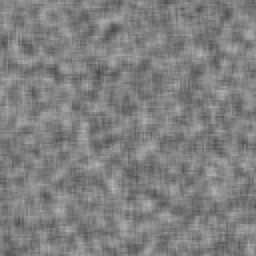
%> input picture week3/synth1.pgm, 128 x 128 px (shown 2 times larger); the run also reads 2 pictures not shown here
$ octave lucas_demo.m   (GNU Octave 9; MATLAB toolbox functions it lacks are replaced by stand-ins)
%> lines starting %> are read from the running program, lines starting %| are printed output that depends on the picture
### week3/lucas_kanade.m
function [ Vx, Vy, plot ] = lucas_kanade( im_1, im_2, pChoice )
%LUCAS_KANADE The Lucas-Kanade method for Optical Flow estimation.
% im_1: input image of the previous frame.
% im_2: input image of the current frame.
% pChoice: choose whether to show the output plot ('T'/'F').


if length(size(im_1)) == 3 % convert rgb images to greyscale images if necessary.
    image_1 = im2double(rgb2gray(im_1));
    image_2 = im2double(rgb2gray(im_2));
else
    image_1 = im2double(im_1); % convert to double if necessary.
    image_2 = im2double(im_2);
end

[h_1, w_1] = size(image_1);

[Ix, Iy] = imgradientxy(image_1); % compute the partial derivative of image_1 in the x- and y-direction.
It = image_2 - image_1;  % compute the partial derivative between image_2 and image_1 w.r.t. time.

winSize = 15;
side = floor(winSize/2); % number of pixels at each side of the center pixel.
center = ceil(winSize/2); % starting center pixel.

Vx = zeros(floor(h_1/winSize), floor(w_1/winSize)); % initialize size of Vx.
Vy = zeros(size(Vx)); % initialize size of Vy.

for i=center:winSize:h_1-side
    for j=center:winSize:w_1-side
        tmp_Ix = Ix(i-side:i+side, j-side:j+side); % copy all partial derivative in x-direction in the current region.
        tmp_Ix = reshape(tmp_Ix, [], 1); % reshape the matrix to a vector.
        tmp_Iy = Iy(i-side:i+side, j-side:j+side); % copy all partial derivative in y-direction in the current region.
        tmp_Iy = reshape(tmp_Iy, [], 1); % reshape the matrix to a vector.
        tmp_It = It(i-side:i+side, j-side:j+side); % copy all partial derivative in time in the current region.
        tmp_A = [tmp_Ix, tmp_Iy]; % matrix A of the current region.
        tmp_b = -reshape(tmp_It, [], 1); % reshape the matrix to a vector.
        v = pinv(tmp_A) * tmp_b; % solve v given in Eq. 20: multiplication of pseudo-inverse of A and b.
        index_x = ceil(i/winSize);
        index_y = ceil(j/winSize);
        Vx(index_x, index_y) = v(1); % store the v_x of the current region.
        Vy(index_x, index_y) = v(2); % store the v_y of the current region.
    end
end

[X, Y] = meshgrid(center:winSize:w_1-side, center:winSize:h_1-side);
if pChoice == 'F' % don't show the output plot if is not needed.
    plot = figure('visible','off');
else
    plot = figure();
end
imshow(im_2);
title('Lucas-Kanade method for Optical Flow estimation');
hold on;
quiver(X, Y, Vx, Vy); % plotting.
hold off;
end

### week3/lucas_demo.m
% testing synth images.
path_1 = './synth1.pgm';
path_2 = './synth2.pgm';
im_1 = imread(path_1);
%> im_1 is the input picture: size 128x128 uint8; min 74, max 183, mean 127.6
im_2 = imread(path_2);
[Vx1, Vy1, plot1] = lucas_kanade(im_1, im_2, 'T');
%> in lucas_kanade, `It = image_2 - image_1;`:
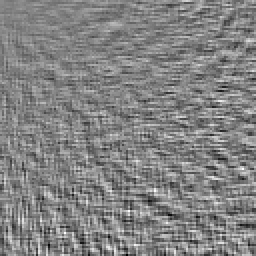
%> It: size 128x128 double (shown 2 times larger); min -0.145, max 0.137, mean 1.89e-05; drawn with min black and max white
%> after the loop in lucas_kanade, `for i=center:winSize:h_1-side`: Vx = [-0.00333 -0.006 -0.00502 0.0208 0.00782 0.0229 0.0295 0.0381; -0.00347 -0.0247 -0.00903 0.00365 -0.00111 0.00703 0.0143 0.0209; -0.0037 -0.0375 -0.0288 -0.022 -0.0127 -0.00532 0.00232 0.0192; -0.00633 -0.0517 -0.045 -0.03 -0.027 -0.0229 -0.0146 -0.0085; -0.00663 -0.0698 -0.0603 -0.0475 -0.0419 -0.0357 -0.0341 -0.0189; -0.00852 -0.0798 -0.0721 -0.0641 -0.0564 -0.0441 -0.0344 -0.0359; -0.000977 -0.0874 -0.0818 -0.0785 -0.0686 -0.0683 -0.0456 -0.0485; -0.00401 -0.109 -0.0954 -0.0874 -0.0747 -0.069 -0.0627 -0.0548]; Vy = [0.00323 0.00607 -0.000236 0.0116 0.00525 0.00274 -0.00327 0.0146; 0.0445 0.0522 0.0618 0.0744 0.0818 0.0967 0.108 0.113; 0.047 0.0558 0.0641 0.0777 0.0944 0.101 0.111 0.119; 0.0548 0.0607 0.0834 0.0882 0.0971 0.115 0.123 0.143; 0.0463 0.0692 0.0784 0.0891 0.106 0.106 0.127 0.123; 0.0608 0.0719 0.084 0.0929 0.103 0.123 0.129 0.13; 0.0634 0.0822 0.0867 0.0929 0.111 0.116 0.115 0.124; 0.0875 0.0856 0.0923 0.104 0.121 0.121 0.121 0.125]
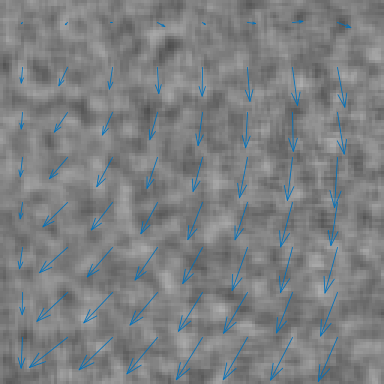
%> figure redrawn from the program's plot data; shown 3 times larger; its title reads 'Lucas-Kanade method for Optical Flow estimation'
%> Vx1 has the same summary as Vx in lucas_kanade; Vy1 has the same summary as Vy in lucas_kanade; plot1 = 1
filename = path_1(3:end-5); % adjust this to store the input image name if path is changed.
savename =  sprintf('./result_lucas/lucas-kanade-%s.eps', filename);
saveas(plot1, savename,'epsc');

% testing sphere images.
path_3 = './sphere1.ppm';
path_4 = './sphere2.ppm';
im_3 = imread(path_3);
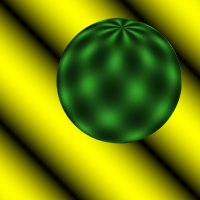
%> input picture week3/sphere1.ppm, 200 x 200 px
%> im_3 is the input picture: size 200x200x3 uint8; mean R, G, B 117.1, 134, 5.8
im_4 = imread(path_4);
[Vx2, Vy2, plot2] = lucas_kanade(im_3, im_4, 'T');
%> call 2 of lucas_kanade, with pChoice = 'T'
%> in lucas_kanade (call 2), `image_2 = im2double(rgb2gray(im_2));`:
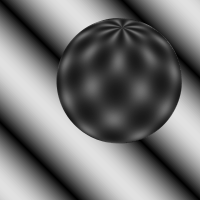
%> image_2: size 200x200 double; min 0, max 0.882, mean 0.449
%> in lucas_kanade (call 2), `[Ix, Iy] = imgradientxy(image_1);`:
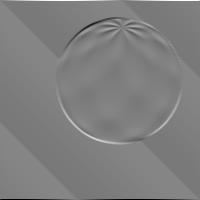
%> Iy: size 200x200 double; min -3.53, max 3.53, mean -1.42e-18; drawn with min black and max white
%> in lucas_kanade (call 2), `It = image_2 - image_1;`:
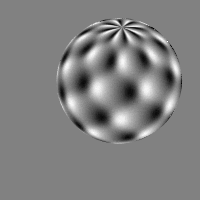
%> It: size 200x200 double; min -0.114, max 0.11, mean 5.47e-05; drawn with min black and max white
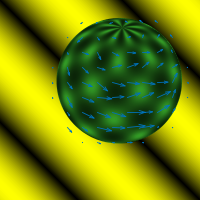
%> figure redrawn from the program's plot data; its title reads 'Lucas-Kanade method for Optical Flow estimation'
%> plot2 = 2
filename = path_3(3:end-5); % adjust this to store the input image name if path is changed.
savename =  sprintf('./result_lucas/lucas-kanade-%s.eps', filename);
saveas(plot2, savename,'epsc');
